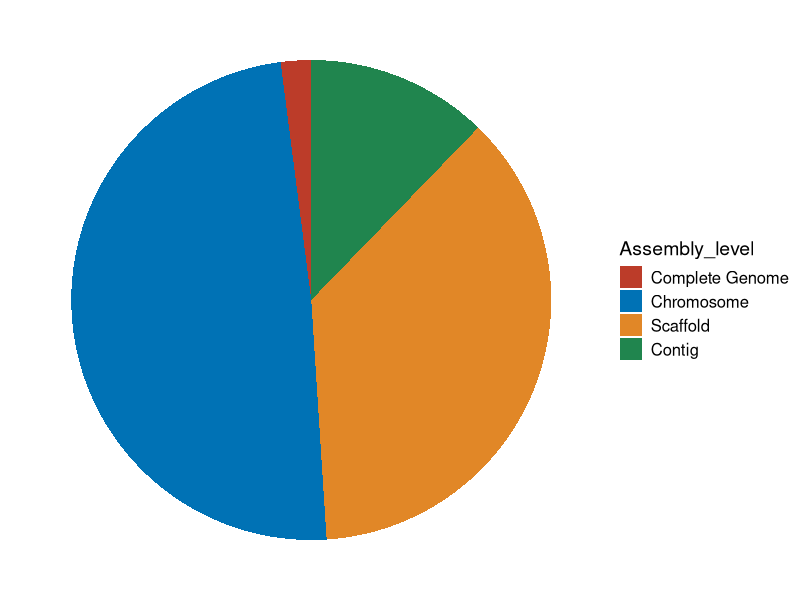
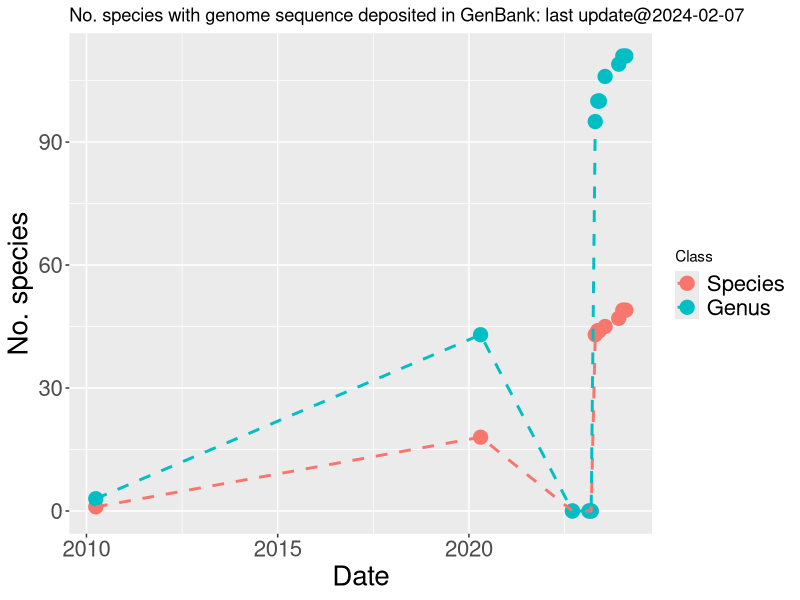
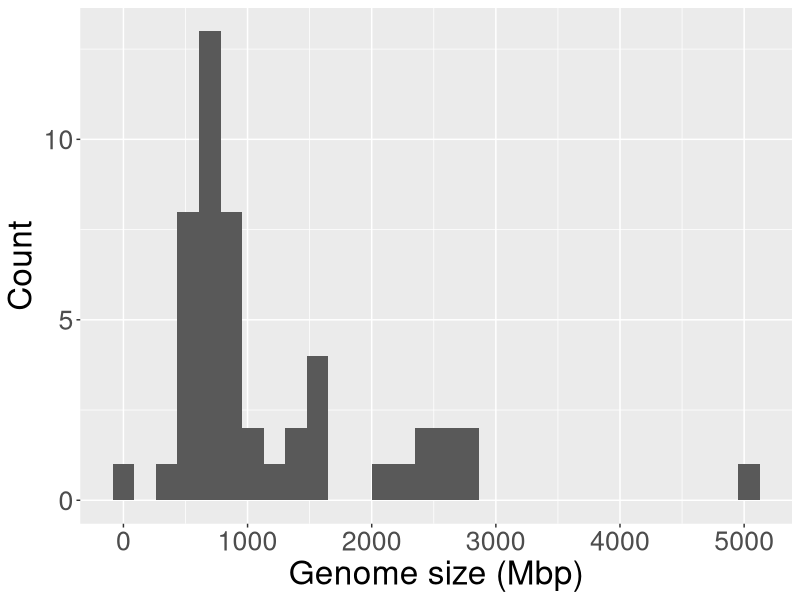
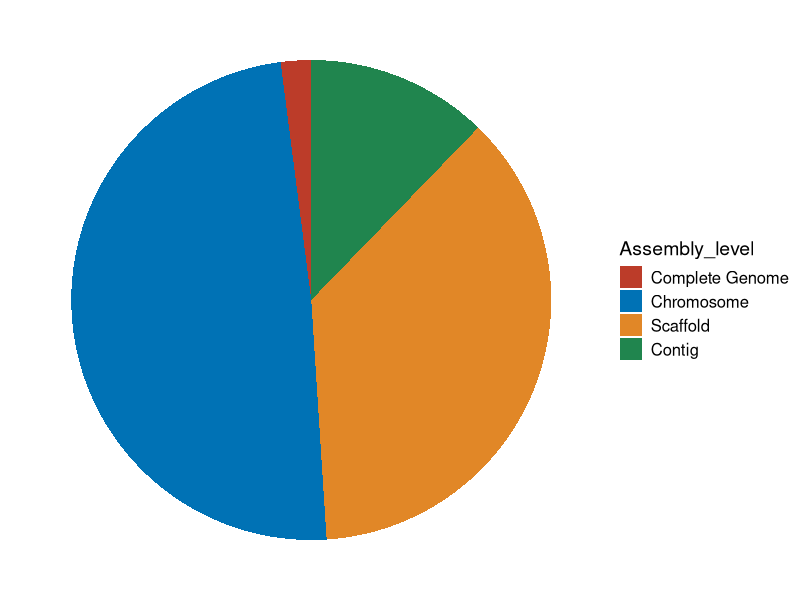

The R source for these figures, in order:
#plot.no_genome_deposited.R

library(tidyverse)
library(ggplot2)
library(lubridate)
library(ggsci)

last_day <- "2024-02-07"

list20220915 <- read_csv("aquatic_organism_genome_size_2022_0915.csv")
list20230221 <- read_csv("aquatic_organism_genome_size_2023_0221.csv")
list20230313 <- read_csv("aquatic_organism_genome_size_2023_0313.csv")
list20230329 <- read_csv("aquatic_organism_genome_size_2023_0329.csv")
list20230421 <- read_csv("aquatic_organism_genome_size_2023_0421.csv")
list20230515 <- read_csv("aquatic_organism_genome_size_2023_0515.csv")
list20230531 <- read_csv("aquatic_organism_genome_size_2023_0531.csv")
list20230724 <- read_csv("aquatic_organism_genome_size_2023_0724.csv")
list20231201 <- read_csv("aquatic_organism_genome_size_2023_1201.csv")
list20240109 <- read_csv("aquatic_organism_genome_size_2024_0109.csv")
list20240207 <- read_csv("aquatic_organism_genome_size_2024_0207.csv")

last_list <- list20240207


No_sp_genome_20100331 <- 1
No_sp_genome_20200421 <- 18
No_sp_genome_20220915 <- sum(!is.na(list20220915$Genome_size_of_the_species_Mbp)) 
No_sp_genome_20230221 <- sum(!is.na(list20230221$Genome_size_of_the_species_Mbp)) 
No_sp_genome_20230313 <- sum(!is.na(list20230313$Genome_size_of_the_species_Mbp)) 
No_sp_genome_20230329 <- sum(!is.na(list20230329$Genome_size_of_the_species_Mbp)) 
No_sp_genome_20230421 <- sum(!is.na(list20230421$Genome_size_of_the_species_Mbp)) 
No_sp_genome_20230515 <- sum(!is.na(list20230515$Genome_size_of_the_species_Mbp)) 
No_sp_genome_20230531 <- sum(!is.na(list20230531$Genome_size_of_the_species_Mbp)) 
No_sp_genome_20230724 <- sum(!is.na(list20230724$Genome_size_of_the_species_Mbp)) 
No_sp_genome_20231201 <- sum(!is.na(list20231201$Genome_size_of_the_species_Mbp)) 
No_sp_genome_20240109 <- sum(!is.na(list20240109$Genome_size_of_the_species_Mbp)) 
No_sp_genome_20240207 <- sum(!is.na(list20240207$Genome_size_of_the_species_Mbp)) 


No_sp_genus_20100331 <- 3
No_sp_genus_20200421 <- 43
No_genus_genome_20220915 <- sum(!is.na(list20220915$Average_genome_size_of_the_genus_Mbp)) 
No_genus_genome_20230221 <- sum(!is.na(list20230221$Average_genome_size_of_the_genus_Mbp)) 
No_genus_genome_20230313 <- sum(!is.na(list20230313$Average_genome_size_of_the_genus_Mbp)) 
No_genus_genome_20230329 <- sum(!is.na(list20230329$Average_genome_size_of_the_genus_Mbp)) 
No_genus_genome_20230421 <- sum(!is.na(list20230421$Average_genome_size_of_the_genus_Mbp)) 
No_genus_genome_20230515 <- sum(!is.na(list20230515$Average_genome_size_of_the_genus_Mbp)) 
No_genus_genome_20230531 <- sum(!is.na(list20230531$Average_genome_size_of_the_genus_Mbp)) 
No_genus_genome_20230724 <- sum(!is.na(list20230724$Average_genome_size_of_the_genus_Mbp)) 
No_genus_genome_20231201 <- sum(!is.na(list20231201$Average_genome_size_of_the_genus_Mbp)) 
No_genus_genome_20240109 <- sum(!is.na(list20240109$Average_genome_size_of_the_genus_Mbp)) 
No_genus_genome_20240207 <- sum(!is.na(list20240207$Average_genome_size_of_the_genus_Mbp)) 


genome_chronology <- tibble(
  date = c(ymd("2010-03-31"),ymd("2020-04-21"),ymd("2022-09-15"), 
           ymd("2023-02-21"),ymd("2023-03-13"),ymd("2023-04-21"),
           ymd("2023-05-15"),ymd("2023-05-31"),ymd("2023-07-24"),
           ymd("2023-12-01"),ymd("2024-01-09"),ymd("2024-02-07")), 
  Species = c(No_sp_genome_20100331, No_sp_genome_20200421, No_sp_genome_20220915,
              No_sp_genome_20230221,No_sp_genome_20230313, No_sp_genome_20230421,
              No_sp_genome_20230515,No_sp_genome_20230531,No_sp_genome_20230724,
              No_sp_genome_20231201,No_sp_genome_20240109,No_sp_genome_20240207),
  Genus = c(No_sp_genus_20100331,No_sp_genus_20200421,No_genus_genome_20220915,
            No_genus_genome_20230221,No_genus_genome_20230313,No_genus_genome_20230421,
            No_genus_genome_20230515,No_genus_genome_20230531,No_genus_genome_20230724,
            No_genus_genome_20231201,No_genus_genome_20240109,No_genus_genome_20240207)
            )

Taxonomic_class_lab <- c("Species","Genus")

genome_chronology <- genome_chronology %>% 
  tidyr::gather(Levels, Value, -date) %>% mutate(Class = factor(Levels, levels=Taxonomic_class_lab))

current_day <-  Sys.Date()
title_lab <- paste0("No. species with genome sequence deposited in GenBank: last update@",last_day)
plot_sp_level <- ggplot(data = genome_chronology, aes(x=date, y = Value, color=Class, group=Class)) + 
  geom_point(size=4.5) + 
  geom_line(linetype = "dashed", linewidth = 1) +
  labs(x = "Date", y="No. species", title=title_lab)+
  theme(legend.text = element_text(size = 16),
        axis.text.x = element_text(size = 16),
        axis.text.y = element_text(size = 16),
        axis.title.x = element_text(size = 20),
        axis.title.y = element_text(size = 20))

png("No_sp_genome_deposited.png", width = 600, height = 400)
plot_sp_level
dev.off()


# No. species/genus with genome assembly
no_target_species <- length(last_list$Scientific_name)
no_species_assembly <- sum(last_list$Genome_size_of_the_species_Mbp > 0,na.rm=TRUE)
no_genus_assembly <- sum(last_list$No_species_with_assembly_within_the_genus > 0)
cat("No. species with genome assembly")
print(no_species_assembly)
cat("Percentage of no. species with genome assembly")
print(no_species_assembly/no_target_species)

cat("No. genus with genome assembly")
print(no_genus_assembly)
cat("Percentage of no. genus with genome assembly")
print(no_genus_assembly/no_target_species)


last_list_with_assembly <- last_list %>% filter(Genome_size_of_the_species_Mbp > 0)
gg_assembly_len_dist <- ggplot(last_list_with_assembly,
                               aes(x= Genome_size_of_the_species_Mbp)) +
  geom_histogram() +
  labs(x = "Genome size (Mbp)", y = "Count") +
  theme(text = element_text(size = 24))


png("genome_size_dist.png", width = 600, height = 400)
plot(gg_assembly_len_dist)
dev.off()


genome_status = unlist(tapply(last_list,last_list$Representative_assembly_status,count))
genome_status_tidy = data.frame(Assembly_level= names(genome_status), count=genome_status) %>%
  as.tibble()
genome_status_tidy$Assembly_level = factor(genome_status_tidy$Assembly_level, levels=c("Complete Genome",
                                                                     "Chromosome",
                                                                     "Scaffold",
                                                                     "Contig"))

genome_status_pi_plot = ggplot(genome_status_tidy, aes(x = "", y = count, fill = Assembly_level)) + 
  geom_bar(stat = "identity") +
  coord_polar(theta = "y") + 
  theme_void() +
  theme(legend.title = element_text(size = 14),
        legend.text = element_text(size = 12)) +
  guides(fill= guide_legend(reverse=FALSE)) +
  scale_fill_nejm()

plot(genome_status_pi_plot)
ggsave("genome_status_pi_plot.png",
        height=5, width=5)
